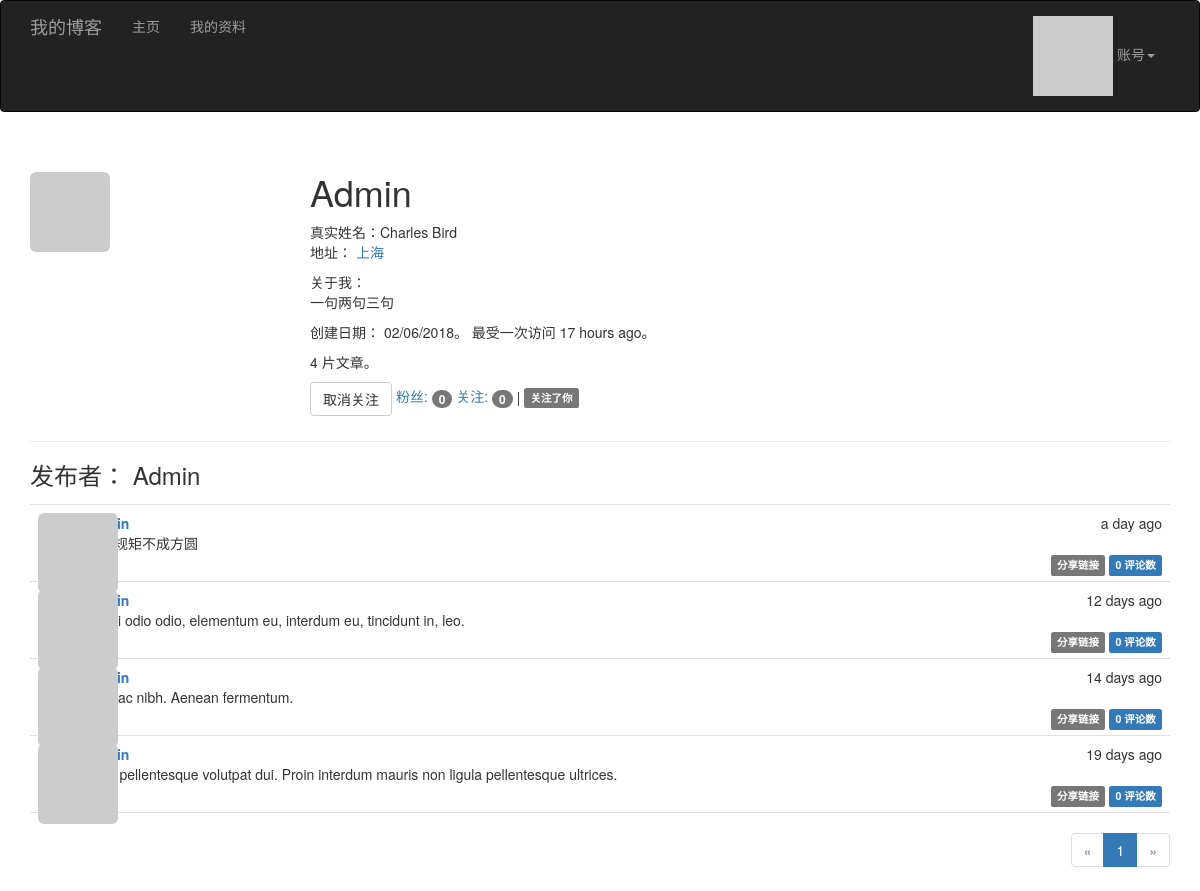
The page /user/Admin (signed in) on the database as committed earlier.
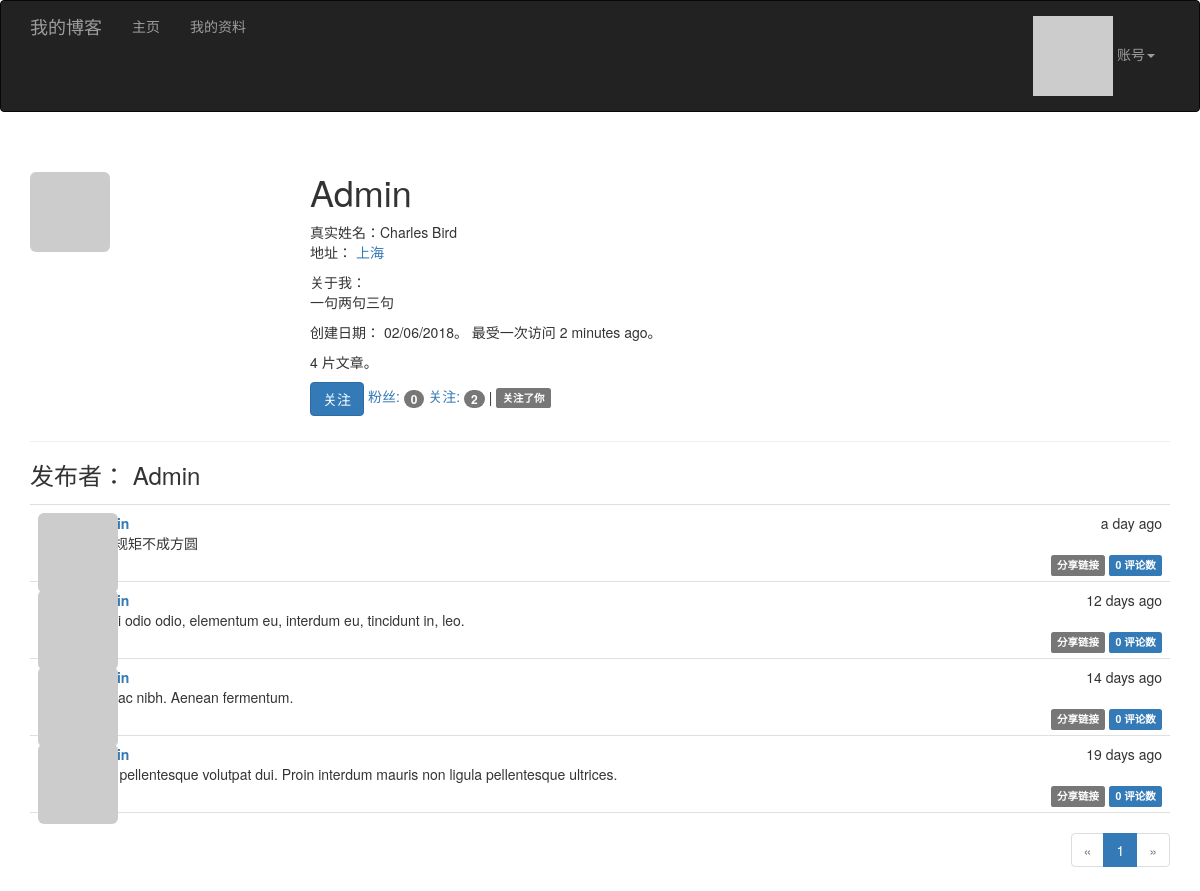
The same page on the database as committed later.
### app/models.py (models this page shows, shortened)
class User(UserMixin, db.Model):
    __tablename__ = 'users'
    id = db.Column(db.Integer, primary_key=True)
    email = db.Column(db.String(64), unique=True, index=True)
    username = db.Column(db.String(64), unique=True, index=True)
    password_hash = db.Column(db.String(128))
    role_id = db.Column(db.Integer, db.ForeignKey('roles.id'))
    confirmed = db.Column(db.Boolean, default=False)
    avatar_hash = db.Column(db.String(32))
    name = db.Column(db.String(64))
    location = db.Column(db.String(64))
    about_me = db.Column(db.Text())
    member_since = db.Column(db.DateTime(), default=datetime.utcnow)
    last_seen = db.Column(db.DateTime(), default=datetime.utcnow)
    posts = db.relationship('Post', backref='author', lazy='dynamic')
    followers = db.relationship('Follow', foreign_keys=[Follow.followed_id],
                                backref=db.backref('followed', lazy='joined'), lazy='dynamic',
                                cascade='all, delete-orphan')
    followed = db.relationship('Follow', foreign_keys=[Follow.follower_id],
                               backref=db.backref('follower', lazy='joined'), lazy='dynamic',
                               cascade='all, delete-orphan')
    comments = db.relationship('Comment', backref='author', lazy='dynamic')
    @property
    def password(self):
        """password字段只能赋值，不能读取"""
        raise AttributeError('password is not readable attribute.')
    def gravatar_hash(self):
        return hashlib.md5(self.email.lower().encode('utf-8')).hexdigest()
    def gravatar(self, size=100, default='identicon', rating='g'):
        url = 'https://secure.gravatar.com/avatar'
        hash = self.avatar_hash or self.gravatar_hash()
        return '{url}/{hash}?s={size}&d={default}&r={rating}'.format(
            url=url, hash=hash, size=size, default=default, rating=rating)
    def can(self, permissons):
        return self.role is not None and self.role.has_permission(permissons)
    def is_administrator(self):
        return self.can(Permission.ADMIN)
    def ping(self):
        self.last_seen = datetime.utcnow()
        db.session.add(self)
    def is_following(self, user):
        if user.id is None:
            return False
        return self.followed.filter_by(followed_id=user.id).first() is not None

class Post(db.Model):
    __tablename__ = 'posts'
    id = db.Column(db.Integer, primary_key=True)
    body = db.Column(db.Text)
    body_html = db.Column(db.Text)
    timestamp = db.Column(db.DateTime, index=True, default=datetime.utcnow)
    author_id = db.Column(db.Integer, db.ForeignKey('users.id'))
    comments = db.relationship('Comment', backref='post', lazy='dynamic')

### app/main/views.py (the view)
@main.route('/user/<username>')
def user(username):
    us = User.query.filter_by(username=username).first()
    if us is None:
        abort(404)
    page = request.args.get('page', 1, type=int)
    pagination = us.posts.order_by(Post.timestamp.desc()).paginate(page=page, per_page=current_app.config['FLASKY_POSTS_PER_PAGE'], error_out=False)
    posts = pagination.items
    return render_template('user.html', user=us, posts=posts, pagination=pagination)

### app/auth/views.py (called while the page is built)
@auth.before_app_request
def before_request():
    if current_user.is_authenticated:
        current_user.ping()  # 更新已登录用户的访问时间
        if not current_user.confirmed and request.blueprint != 'auth' and request.endpoint != 'static':
            return redirect(url_for('auth.unconfirmed'))

### app/main/__init__.py (called while the page is built)
@main.app_context_processor
def inject_permissions():
    return dict(Permission=Permission)

### app/models.py (called while the page is built)
@login_manager.user_loader
def load_user(user_id):
    return User.query.get(int(user_id))

    def has_permission(self, perm):
        return self.permissions & perm == perm

### app/templates/user.html (shortened to what this page needs)
{% extends "base.html" %}
{% import "_macros.html" as macros %}
{% block page_content %}
<div class="page-header">
    <img class="img-rounded profile-thumbnail" src="{{ user.gravatar(size=256) }}">
    <div class="profile-header">
        <h1>{{ user.username }}</h1>
        {% if user.name or user.location %}
        <p>
            {% if user.name %}真实姓名：{{ user.name }}<br>{% endif %}
            {% if user.location %}
                地址： <a href="https://map.baidu.com/?q={{ user.location }}">{{ user.location }}</a><br>
            {% endif %}
        </p>
        {% endif %}
        {% if user.about_me %}关于我：<p>{{ user.about_me }}</p>{% endif %}
        <p>创建日期： {{ moment(user.member_since).format('L') }}。 最受一次访问 {{ moment(user.last_seen).fromNow() }}。</p>
        <p>{{ user.posts.count() }} 片文章。</p>
        <p>
            {% if current_user.can(Permission.FOLLOW) and user != current_user %}
                {% if not current_user.is_following(user) %}
                <a href="{{ url_for('.follow', username=user.username) }}" class="btn btn-primary">关注</a>
                {% else %}
                <a href="{{ url_for('.unfollow', username=user.username) }}" class="btn btn-default">取消关注</a>
                {% endif %}
            {% endif %}
            <a href="{{ url_for('.followers', username=user.username) }}">粉丝: <span class="badge">{{ user.followers.count() - 1 }}</span></a>
            <a href="{{ url_for('.followed_by', username=user.username) }}">关注: <span class="badge">{{ user.followed.count() - 1 }}</span></a>
            {% if current_user.is_authenticated and user != current_user and user.is_following(current_user) %}
            | <span class="label label-default">关注了你</span>
            {% endif %}
        </p>
    </div>
</div>
<h3>发布者： {{ user.username }}</h3>
{% include '_posts.html' %}
{% if pagination %}
<div class="pagination">
    {{ macros.pagination_widget(pagination, '.user', username=user.username) }}
</div>
{% endif %}
{% endblock %}

### app/templates/base.html (shortened to what this page needs)
{% extends "bootstrap/base.html" %}
{% block head %}
{{ super() }}
<link rel="stylesheet" type="text/css" href="{{ url_for('static', filename='styles.css') }}">
{% endblock %}
{% block navbar %}
<div class="navbar navbar-inverse" role="navigation">
    <div class="container">
        <div class="navbar-header">
            <a class="navbar-brand" href="{{ url_for('main.index') }}">我的博客</a>
        </div>
        <div class="navbar-collapse collapse">
            <ul class="nav navbar-nav">
                <li><a href="{{ url_for('main.index') }}">主页</a></li>
                {% if current_user.is_authenticated %}
                <li><a href="{{ url_for('main.user', username=current_user.username) }}">我的资料</a></li>
                {% endif %}
            </ul>
            <ul class="nav navbar-nav navbar-right">
                {% if current_user.is_authenticated %}
                <li class="dropdown">
                    <a href="#" class="dropdown-toggle" data-toggle="dropdown">
                        <img src="{{ current_user.gravatar(size=18) }}"> 账号<b class="caret"></b>
                    </a>
                </li>
                {% else %}
                <li><a href="{{ url_for('auth.login') }}">登录</a></li>
                {% endif %}
            </ul>
        </div>
    </div>
</div>
{% endblock %}
{% block content %}
<div class="container">
    {% block page_content %}{% endblock %}
</div>
{% endblock %}

### app/templates/_macros.html
{% macro pagination_widget(pagination, endpoint, fragment='') %}
<ul class="pagination">
    <li{% if not pagination.has_prev %} class="disabled"{% endif %}>
        <a href="{% if pagination.has_prev %}{{ url_for(endpoint, page=pagination.prev_num, **kwargs) }}{% else %}#{% endif %}">
            &laquo;
        </a>
    </li>
    {% for p in pagination.iter_pages() %}
        {% if p %}
            {% if p == pagination.page %}
            <li class="active">
                <a href="{{ url_for(endpoint, page = p, **kwargs) }}">{{ p }}</a>
            </li>
            {% else %}
            <li>
                <a href="{{ url_for(endpoint, page = p, **kwargs) }}">{{ p }}</a>
            </li>
            {% endif %}
        {% else %}
        <li class="disabled"><a href="#">&hellip;</a></li>
        {% endif %}
    {% endfor %}
    <li{% if not pagination.has_next %} class="disabled"{% endif %}>
        <a href="{% if pagination.has_next %}{{ url_for(endpoint, page=pagination.next_num, **kwargs) }}{% else %}#{% endif %}">
            &raquo;
        </a>
    </li>
</ul>
{% endmacro %}

### app/templates/_posts.html (shortened to what this page needs)
<ul class="posts">
    {% for post in posts %}
    <li class="post">
        <div class="post-thumbnail">
            <a href="{{ url_for('.user', username=post.author.username) }}">
                <img class="img-rounded profile-thumbnail" src="{{ post.author.gravatar(size=40) }}">
            </a>
        </div>
        <div class="post-content">
            <div class="post-date">{{ moment(post.timestamp).fromNow(refresh=True) }}</div>
            <div class="post-author"><a href="{{ url_for('.user', username=post.author.username) }}">{{ post.author.username }}</a></div>
            <div class="post-body">
                {% if post.body_html %}
                    {{ post.body_html | safe }}
                {% else %}
                    {{ post.body }}
                {% endif %}
            </div>
            <div class="post-footer">
                <a href="{{ url_for('.post', id=post.id) }}">
                    <span class="label label-default">分享链接</span>
                </a>
                <a href="{{ url_for('.post', id=post.id) }}#comments">
                    <span class="label label-primary">{{ post.comments.count() }} 评论数</span>
                </a>
            </div>
        </div>
    </li>
    {% endfor %}
</ul>

### app/static/styles.css (style rules this page uses)
.profile-thumbnail { position: absolute; }
.profile-header { min-height: 260px; margin-left: 280px; }
ul.posts { list-style-type: none; padding: 0px; margin: 16px 0px 0px 0px; border-top: 1px solid #e0e0e0; }
ul.posts li.post { padding: 8px; border-bottom: 1px solid #e0e0e0; }
div.post-date { float: right; }
div.post-author { font-weight: bold; }
div.post-thumbnail { position: absolute; }
div.post-content { margin-left: 48px; min-height: 48px; }
div.post-footer { text-align: right; }
div.pagination { width: 100%; text-align: right; padding: 0px; margin: 0px; }

Rows that differ between the two databases and show on the page:
changed User "Admin": last_seen "17 hours ago" → "2 minutes ago"
Other text that changed with them:
{{ user.followed.count() - 1 }}: "0" → "2"
text no longer shown: "取消关注"
text now shown: "关注"
